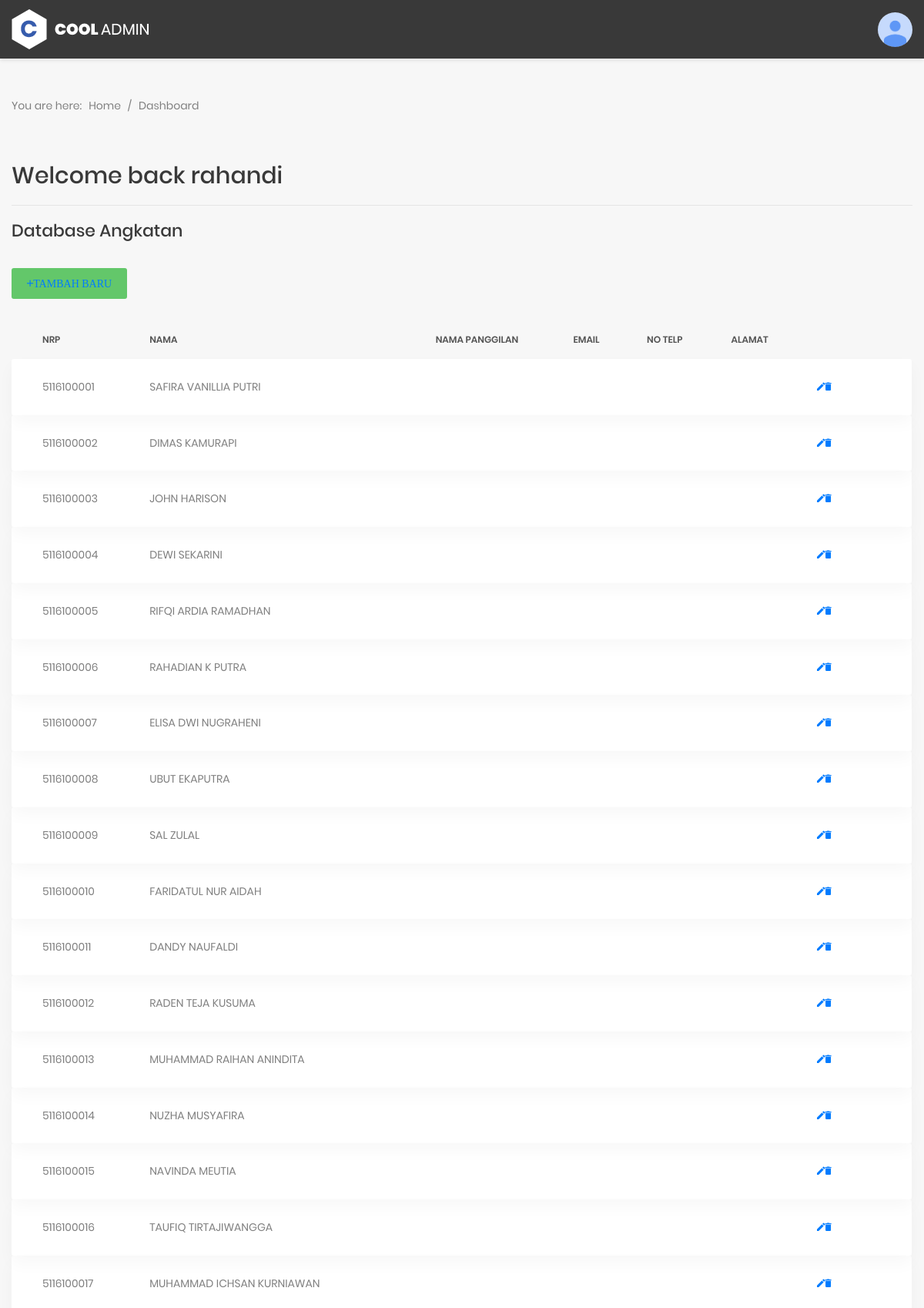
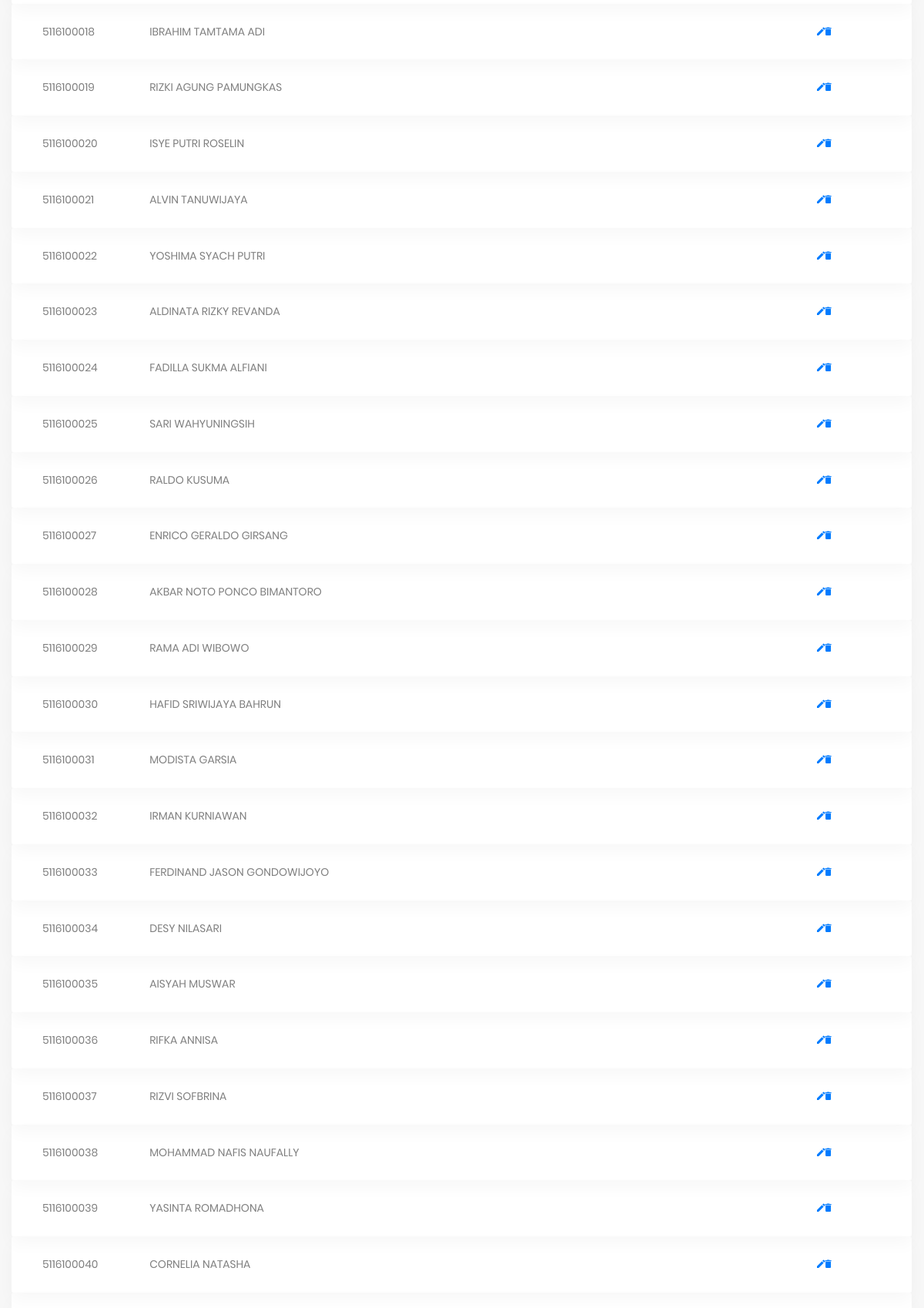
/dashboard.php (signed in, upper part), run on the app's committed database (2 pictures, top to bottom).
### tables this page shows
CREATE TABLE `angkatan16` (
  `NRP` char(10) NOT NULL,
  `NAMA` varchar(50) NOT NULL,
  `NAMA_PANG` varchar(20) DEFAULT NULL,
  `EMAIL` varchar(50) NOT NULL,
  `NO_TELP` varchar(15) DEFAULT NULL,
  `ALAMAT` varchar(50) DEFAULT NULL
);

### dashboard.php (the view, shortened to what this page needs)
<?php include('config.php');
?>
<!DOCTYPE html>
<html lang="en">
<head>
    <link href="css/font-face.css" rel="stylesheet" media="all">
    <link href="vendor/font-awesome-4.7/css/font-awesome.min.css" rel="stylesheet" media="all">
    <link href="vendor/font-awesome-5/css/fontawesome-all.min.css" rel="stylesheet" media="all">
    <link href="vendor/mdi-font/css/material-design-iconic-font.min.css" rel="stylesheet" media="all">
    <link href="vendor/bootstrap-4.1/bootstrap.min.css" rel="stylesheet" media="all">
    <link href="vendor/animsition/animsition.min.css" rel="stylesheet" media="all">
    <link href="vendor/bootstrap-progressbar/bootstrap-progressbar-3.3.4.min.css" rel="stylesheet" media="all">
    <link href="vendor/wow/animate.css" rel="stylesheet" media="all">
    <link href="vendor/css-hamburgers/hamburgers.min.css" rel="stylesheet" media="all">
    <link href="vendor/slick/slick.css" rel="stylesheet" media="all">
    <link href="vendor/select2/select2.min.css" rel="stylesheet" media="all">
    <link href="vendor/perfect-scrollbar/perfect-scrollbar.css" rel="stylesheet" media="all">
    <link href="css/theme.css" rel="stylesheet" media="all">
</head>
<body class="animsition">
    <div class="page-wrapper">
        <header class="header-desktop3 d-none d-lg-block">
            <div class="section__content section__content--p35">
                <div class="header3-wrap">
                    <div class="header__logo">
                        <a href="#">
                            <img src="images/icon/logo-white.png" alt="CoolAdmin" />
                        </a>
                    </div>
                    <div class="header__tool">
                        <div class="account-wrap">
                            <div class="account-item account-item--style2 clearfix js-item-menu">
                                <div class="image">
                                    <img src="images/icon/avatar-icon.png"/>
                                </div>
                            </div>
                        </div>
                    </div>
                </div>
            </div>
        </header>
        <div class="page-content--bgf7">
            <section class="au-breadcrumb2">
                <div class="container">
                    <div class="row">
                        <div class="col-md-12">
                            <div class="au-breadcrumb-content">
                                <div class="au-breadcrumb-left">
                                    <span class="au-breadcrumb-span">You are here:</span>
                                    <ul class="list-unstyled list-inline au-breadcrumb__list">
                                        <li class="list-inline-item active">
                                            <a href="#">Home</a>
                                        </li>
                                        <li class="list-inline-item seprate">
                                            <span>/</span>
                                        </li>
                                        <li class="list-inline-item">Dashboard</li>
                                    </ul>
                                </div>
                        </div>
                    </div>
                </div>
            </section>
            <section class="welcome p-t-10">
                <div class="container">
                    <div class="row">
                        <div class="col-md-12">
                            <h1 class="title-4">Welcome back
                                <span><?php echo htmlspecialchars($_SESSION['username']); ?></span>
                            </h1>
                            <hr class="line-seprate">
                        </div>
                    </div>
                </div>
            </section>
            <section class="p-t-20">
                <div class="container">
                    <div class="row">
                        <div class="col-md-12">
                            <h3 class="title-5 m-b-35">database angkatan</h3>
                            <div class="table-data__tool">
                                <div class="table-data__tool-right">
                                    <button class="au-btn au-btn-icon au-btn--green au-btn--small">
                                        <a href="form.php" class="zmdi zmdi-plus">Tambah Baru</a></button>
                                </div>
                            </div>
                            <div class="table-responsive table-responsive-data2">
                                <table class="table table-data2">
                                    <thead>
                                        <tr>
                                            <th> NRP </th>
                                            <th> Nama </th>
                                            <th> Nama Panggilan </th>
                                            <th> Email </th>
                                            <th> No Telp </th>
                                            <th> Alamat </th>
                                            <th></th>
                                        </tr>
                                    </thead>
                                    <tbody>
                                                <?php
                                                $sql = 'SELECT * FROM angkatan16';
                                                $query = mysqli_query($db, $sql);
                                                while($data = mysqli_fetch_array($query)){
                                                    echo '<tr class="tr-shadow">';
                                                    echo '<td>'.$data['NRP'].'</td>';
                                                    echo '<td>'.$data['NAMA'].'</td>';
                                                    echo '<td>'.$data['NAMA_PANG'].'</td>';
                                                    echo '<td><span class="block-email">'.$data['EMAIL'].'</span></td>';
                                                    echo '<td>'.$data['NO_TELP'].'</td>';
                                                    echo '<td>'.$data['ALAMAT'].'</td>';
                                                    echo '<td>';
                                                    echo '<a class="zmdi zmdi-edit" href="form.php?nrp='.$data['NRP'].'"></a>';
            echo '<a class="zmdi zmdi-delete" href="hapus.php?nrp='.$data['NRP'].'"></a>';
                                                    echo '<td>';
                                                    echo '</tr>';
                                                }
                                                ?>
                                    </tbody>
                                </table>
                            </div>
                        </div>
                    </div>
                </div>
            </section>
        </div>
    </div>
</body>
</html>

### data on the page
angkatan16: NRP "5116100001", NAMA "SAFIRA VANILLIA PUTRI"
angkatan16: NRP "5116100002", NAMA "DIMAS KAMURAPI"
angkatan16: NRP "5116100003", NAMA "JOHN HARISON"
angkatan16: NRP "5116100004", NAMA "DEWI SEKARINI"
angkatan16: NRP "5116100005", NAMA "RIFQI ARDIA RAMADHAN"
angkatan16: NRP "5116100006", NAMA "RAHADIAN K PUTRA"
angkatan16: NRP "5116100007", NAMA "ELISA DWI NUGRAHENI"
angkatan16: NRP "5116100008", NAMA "UBUT EKAPUTRA"
angkatan16: NRP "5116100009", NAMA "SAL ZULAL"
angkatan16: NRP "5116100010", NAMA "FARIDATUL NUR AIDAH"
angkatan16: NRP "5116100011", NAMA "DANDY NAUFALDI"
angkatan16: NRP "5116100012", NAMA "RADEN TEJA KUSUMA"
angkatan16: NRP "5116100013", NAMA "MUHAMMAD RAIHAN ANINDITA"
angkatan16: NRP "5116100014", NAMA "NUZHA MUSYAFIRA"
angkatan16: NRP "5116100015", NAMA "NAVINDA MEUTIA"
angkatan16: NRP "5116100016", NAMA "TAUFIQ TIRTAJIWANGGA"
angkatan16: NRP "5116100017", NAMA "MUHAMMAD ICHSAN KURNIAWAN"
angkatan16: NRP "5116100018", NAMA "IBRAHIM TAMTAMA ADI"
angkatan16: NRP "5116100019", NAMA "RIZKI AGUNG PAMUNGKAS"
angkatan16: NRP "5116100020", NAMA "ISYE PUTRI ROSELIN"
angkatan16: NRP "5116100021", NAMA "ALVIN TANUWIJAYA"
angkatan16: NRP "5116100022", NAMA "YOSHIMA SYACH PUTRI"
angkatan16: NRP "5116100023", NAMA "ALDINATA RIZKY REVANDA"
angkatan16: NRP "5116100024", NAMA "FADILLA SUKMA ALFIANI"
angkatan16: NRP "5116100025", NAMA "SARI WAHYUNINGSIH"
angkatan16: NRP "5116100026", NAMA "RALDO KUSUMA"
angkatan16: NRP "5116100027", NAMA "ENRICO GERALDO GIRSANG"
angkatan16: NRP "5116100028", NAMA "AKBAR NOTO PONCO BIMANTORO"
angkatan16: NRP "5116100029", NAMA "RAMA ADI WIBOWO"
angkatan16: NRP "5116100030", NAMA "HAFID SRIWIJAYA BAHRUN"
angkatan16: NRP "5116100031", NAMA "MODISTA GARSIA"
angkatan16: NRP "5116100032", NAMA "IRMAN KURNIAWAN"
angkatan16: NRP "5116100033", NAMA "FERDINAND JASON GONDOWIJOYO"
angkatan16: NRP "5116100034", NAMA "DESY NILASARI"
angkatan16: NRP "5116100035", NAMA "AISYAH MUSWAR"
angkatan16: NRP "5116100036", NAMA "RIFKA ANNISA"
angkatan16: NRP "5116100037", NAMA "RIZVI SOFBRINA"
angkatan16: NRP "5116100038", NAMA "MOHAMMAD NAFIS NAUFALLY"
angkatan16: NRP "5116100039", NAMA "YASINTA ROMADHONA"
angkatan16: NRP "5116100040", NAMA "CORNELIA NATASHA"

### other printed values
$_SESSION['username'] "rahandi"
